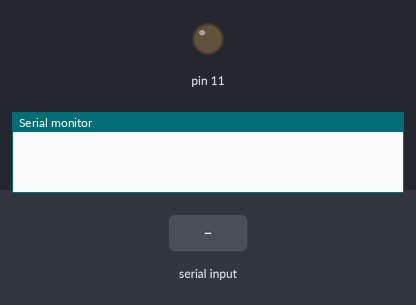
Simulated run of this sketch. Board: Arduino Uno, built with avr-gcc and run on an emulated ATmega328P. Parts: output pins drawn as LEDs (lit = HIGH), the last lines printed to the serial monitor. The inputs (shaded band) are chosen by the test bench.

Above: at 1.2 s.
1.3 s: "1" received over Serial
At 1.7 s:
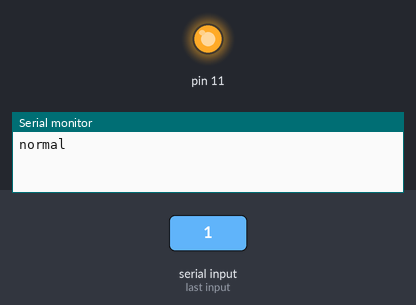
2.8 s: "0" received over Serial
At 4.0 s:
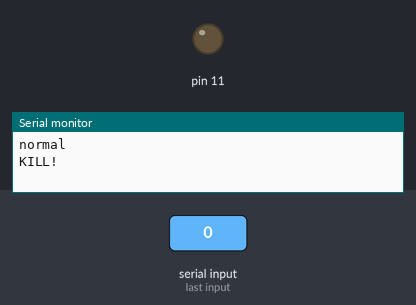
Timing chart, 0 to 5.8 s (numbered marks = the images above; inputs shaded):
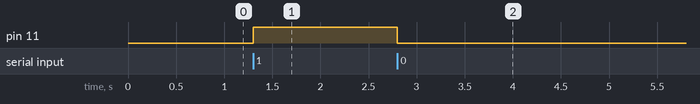

Measured:
- after the input at 1.3 s, pin 11: LOW → HIGH at once
- after the input at 2.8 s, pin 11: HIGH → LOW at once

The sketch:

Contactor_test.ino
```cpp
uint8_t inByte;

void setup() {
  // initialize both serial ports:
  Serial.begin(115200);
  pinMode(11, OUTPUT);
  digitalWrite(11, LOW);
}

void loop() {
  // read from port 1, send to port 0:
  if (Serial.available()) {

    inByte = Serial.read();

    if (inByte == 0x31){              //Press 1 to return to normal operations (turn on contactors)
      digitalWrite(11, HIGH);
      Serial.println("normal");
    }
    else {                            //Press any other key to kill contactors
      digitalWrite(11, LOW);
      Serial.println("KILL!");
    }
  }
}
```
